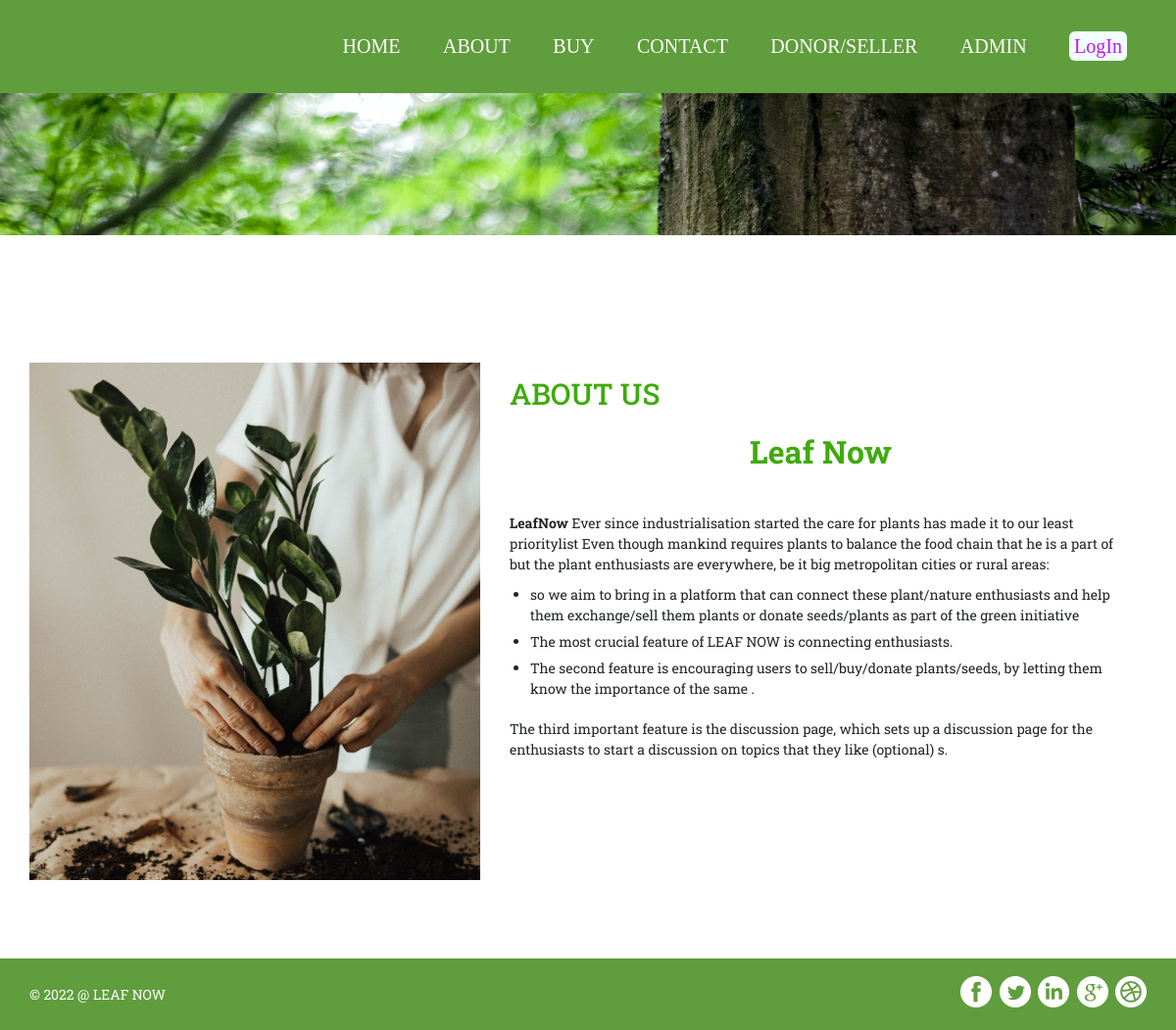
Screenshot of /fwms/about.php with the database file from the repository.
### tables this page shows
CREATE TABLE `tblpages` (
  `ID` int(11) NOT NULL,
  `PageType` varchar(200) DEFAULT NULL,
  `PageTitle` mediumtext DEFAULT NULL,
  `PageDescription` mediumtext DEFAULT NULL,
  `UpdationDate` timestamp NULL DEFAULT NULL ON UPDATE current_timestamp()
);

### fwms/about.php (the view, shortened to what this page needs)
<!DOCTYPE html>
<html>
<head>
<link href="css/bootstrap.css" rel='stylesheet' type='text/css' />
<link href="css/style.css" rel="stylesheet" type="text/css" media="all" />
</head>
<body>
<?php include_once("includes/header.php");?>
<div class="banner page-head">
</div>
<div class="about">
	<div class="container">
		 <?php
$ret=mysqli_query($con,"select * from tblpages where PageType='aboutus' ");
while ($row=mysqli_fetch_array($ret)) {
?>
		<div class="about-info">
			<div class="about-gds">
				<div class="col-md-5 about-info-left">
					<img src="images/666.jpg" alt=""/>
				</div>
				<div class="col-md-7 about-info-right">
					<h4><?php  echo $row['PageTitle'];?> </h4>
					<p><?php  echo $row['PageDescription'];?></p>
				</div>
				<div class="clearfix"> </div>
			</div>
		</div><?php } ?>
	</div>
</div>
<?php include_once("includes/footer.php");?>
</body>
</html>

### fwms/css/style.css (style rules this page uses)
body { margin: 0; padding: 0; background: #fff; font-family: 'Roboto Slab', serif; }
h1, h2, h3, h4, h5, h6 { margin: 0; }
p { margin: 0; }
ul { margin: 0; padding: 0; }
.banner { background: url(../images/banner4.jpg) no-repeat 0px 0px; background-size: cover; -webkit-background-size: cover; -o-background-size: cover; -ms-background-size: cover; -moz-background-size: cover; min-height: 670px; }
.about { background: #fff; padding: 80px 0; }
.page-head { min-height: 145px !important; }
.about-gds { margin-top: 50px; }
.about-info-right p { font-size: 14px; margin: 20px 0 0 0; color: #000; line-height: 1.8em; }
.about-info-right h4 { text-transform: uppercase; margin: 15px 0 0 0; font-size: 30px; color: #3eab0b; }
.about-info-left img { width: 100%; }
.about-info-left { padding-left: 0 !important; }
.container:after { content: "\0020"; display: block; height: 0; clear: both; visibility: hidden; }
.clearfix:before, .clearfix:after, .row:before, .row:after { content: '\0020'; display: block; overflow: hidden; visibility: hidden; width: 0; height: 0; }
.row:after, .clearfix:after { clear: both; }
@media (max-width: 1440px) { .banner { min-height: 638px; } }
@media (max-width: 1366px) { .banner { min-height: 607px; } }
@media (max-width: 1280px) { .banner { min-height: 565px; } }

### rows the page displays
tblpages: PageTitle "ABOUT US", PageDescription "Leaf Now LeafNow Ever since industrialisation started the care for plants has made it to our least prioritylist Even though mankind requires plants to balance the food chain that he is a part of but the plant enthusiasts are everywhere, be it big metropolitan cities or rural areas: so we aim to bring in a platform that can connect these plant/nature enthusiasts and help them exchange/sell them plants or donate seeds/plants as part of the green initiative The most crucial feature of LEAF NOW is connecting enthusiasts. The second feature is encouraging users to sell/buy/donate plants/seeds, by letting them know the importance of the same . The third important feature is the discussion page,…"
